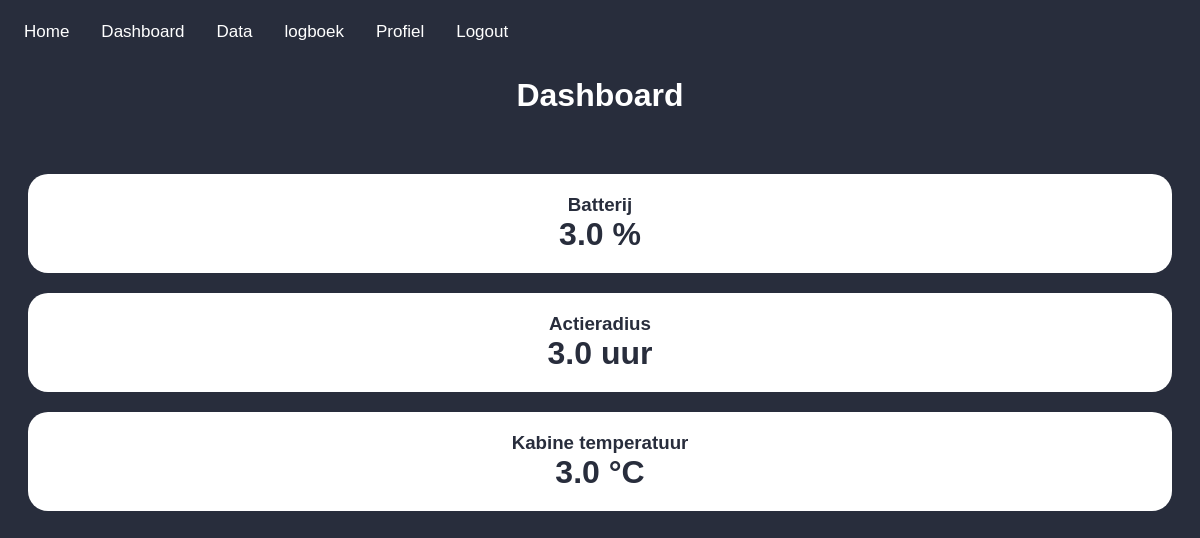
Before: /home/dashboard (signed in) with the older database file.
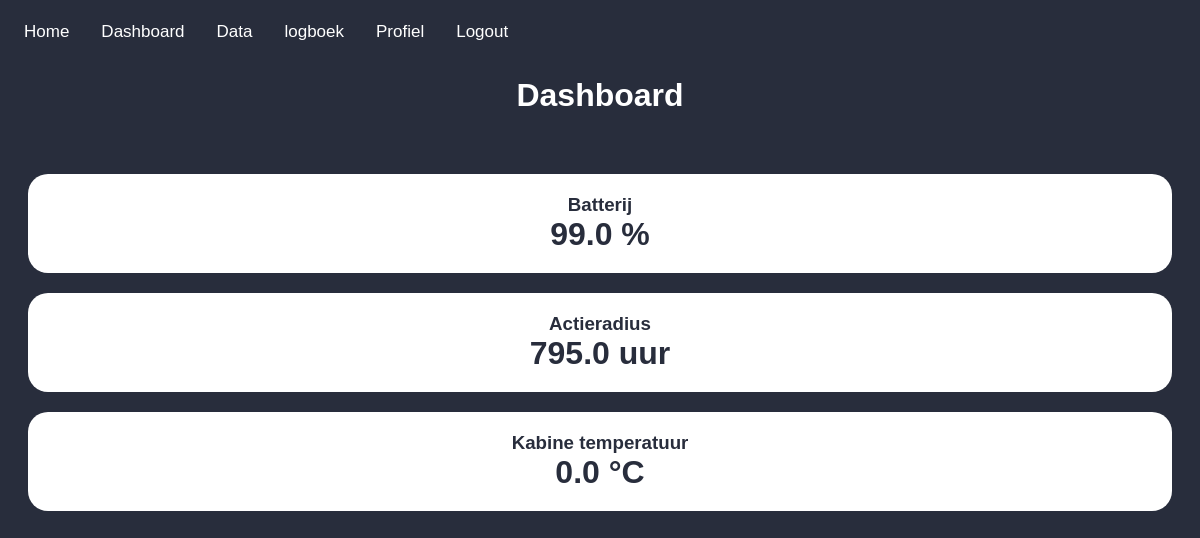
After: the same page with the newer database file.
### api/models.py (models this page shows, shortened)
class vehicleStatus(models.Model):
    time = models.DateTimeField(auto_now_add=True)
    vehicle_id = models.CharField(max_length=11)
    laden = models.BooleanField()
    error_g = models.BooleanField()
    tanken = models.BooleanField()
    baterij_temp = models.BooleanField()
    batterij_span_laag = models.BooleanField()
    batterij_span_hoog = models.BooleanField()
    vermogen = models.FloatField()
    batterij_percentage = models.FloatField()
    actieradius = models.FloatField()
    batterijspanning_minimum = models.FloatField()
    batterijspanning_gemiddeld = models.FloatField()
    batterijspanning_maximum = models.FloatField()
    snelheid = models.FloatField()
    airco_actief = models.FloatField()
    error_12v = models.FloatField()
    hoogspanningserror = models.FloatField()
    motor_temperatuur_alarm = models.FloatField()
    controller_temperatuur_alarm = models.FloatField()
    airco_aan = models.FloatField()
    motor_temperatuur = models.FloatField()
    controller_temperatuur = models.FloatField()
    spanning_12v = models.FloatField()
    gemiddeld_verbruik = models.FloatField()
    aantal_satellieten  = models.FloatField()
    batterij_temperatuur = models.FloatField()
    kabine_temperatuur = models.FloatField()
    kabine_ingestelde_temperatuur = models.FloatField()
    olie_temperatuur = models.FloatField()
    versnelling_x_richting = models.FloatField()
    versnelling_y_richting = models.FloatField()
    versnelling_z_richting = models.FloatField()
    bedrijfstijd = models.FloatField()
    class Meta:
        verbose_name_plural = "vehicle statusses"

### frontend/views.py (the view)
# urls.py: path('dashboard', views.dashboardView, name='Dashboard'),
def dashboardView(request):
    if not request.user.is_anonymous:
        vehicle_ids = request.user.profile.vehicle_ids
        if vehicle_ids is not None:
            vehicle_ids_sep = split_vehicle_ids(vehicle_ids)
            selected_vehicle_id = get_selected_vehicle_id(request, vehicle_ids_sep)
            vehicle_statusses = vehicleStatus.objects.filter(vehicle_id=selected_vehicle_id).order_by('time').reverse()
            if len(vehicle_statusses) > 0:
                args = {'page':'dashboard.html', 'vehicle_status': vehicle_statusses[0], 'vehicle_id': selected_vehicle_id}
                return render(request, 'default.html', args)
            else:
                args = {'page': 'dashboard.html', 'vehicle_id': vehicle_ids}
                return render(request, 'default.html', args)
    args = {'page': 'dashboard.html',}
    return render(request, 'default.html', args)

### frontend/views.py (called while the page is built)
def split_vehicle_ids(vehicle_ids):
    vehicle_ids_sep = vehicle_ids.replace(" ", "").split(";")
    vehicle_ids_sep = [n for n in vehicle_ids_sep if len(n) > 0]  # Filter spaces
    return vehicle_ids_sep

def get_selected_vehicle_id(request, vehicle_ids_sep):
    selected_vehicle_id = request.GET.get('vehicle_id')
    if selected_vehicle_id is None:
        selected_vehicle_id = vehicle_ids_sep[0]
    return selected_vehicle_id

### templates/default.html (shortened to what this page needs)
{% load static %}
<!DOCTYPE html>
<html lang="en">
<head>
    <link rel="stylesheet" href="{% static 'style/default.css' %}">
    <link rel="stylesheet" href="https://cdnjs.cloudflare.com/ajax/libs/font-awesome/4.7.0/css/font-awesome.min.css">
</head>
<header>
    <div class="topnav">
        <a href="/home">Home</a>
        <div id="navbar">
            {% if user.is_authenticated %}
                <a href="/dashboard">Dashboard</a>
                <a href="/data-analytics">Data</a>
                <a href="/logboek">logboek</a>
                <a href="/profiel">Profiel</a>
                <a href="/logout">Logout</a>
            {% else %}
                <a href="/login">Login</a>
                <a href="/register">Register</a>
                <a id="dimensions"></a>
            {% endif %}
        </div>
    </div>
</header>
{% include page %}
</html>

### templates/dashboard.html (shortened to what this page needs)
{% load static %}
<head>
    <link rel="stylesheet" href="{% static 'style/dashboard.css' %}">
</head>
<body>
    <h1>Dashboard</h1>
    <br>
    {% if user.is_authenticated %}
        {% if vehicle_id != None %}
                <div class="grid-box">
                    <h3>Batterij</h3>
                    <h1>{{ vehicle_status.batterij_percentage}} %</h1>
                </div>
                <div class="grid-box">
                    <h3>Actieradius</h3>
                    <h1>{{ vehicle_status.actieradius}} uur</h1>
                </div>
                <div class="grid-box">
                    <h3>Kabine temperatuur</h3>
                    <h1>{{ vehicle_status.kabine_temperatuur }} °C</h1>
                </div>
        {% else %}
            <p>Er is geen voertuig aan dit account gekoppeld.</p>
        {% endif %}
    {% else %}
        <p>Om de status van uw voertuig(en) te zien moet u eerst <a href="/login">inloggen</a>.</p>
    {% endif %}
</body>

### static/style/default.css (style rules this page uses)
@media only screen and (min-width: 400px) { body { font-family: sans-serif; background: #282D3C; color: white; } }
@media only screen and (min-width: 400px) { body h1 { text-align: center; color: white; } }
@media only screen and (min-width: 400px) { body h2, h3 { color: white; margin-left: 40px; } }
@media only screen and (min-width: 400px) { .topnav { overflow: hidden; background-color: #282D3C; position: relative; } }
@media only screen and (min-width: 400px) { .topnav a { background: #282D3C; float: left; color: white; padding: 14px 16px; text-decoration: none; font-size: 17px; } }

### static/style/dashboard.css (style rules this page uses)
@media only screen and (min-width: 400px) { .grid-box { background-color: white; margin: 20px; padding: 20px; border-radius: 20px; text-align: center; } }
@media only screen and (min-width: 400px) { .grid-box h1, h3 { color: #282D3C; margin: 0px; } }

Changed rows visible on the page:
removed vehicleStatus: batterij_percentage "3.0", actieradius "3.0", kabine_temperatuur "3.0"
now on this page (row unchanged): vehicleStatus: batterij_percentage "99.0", actieradius "795.0", kabine_temperatuur "0.0"
